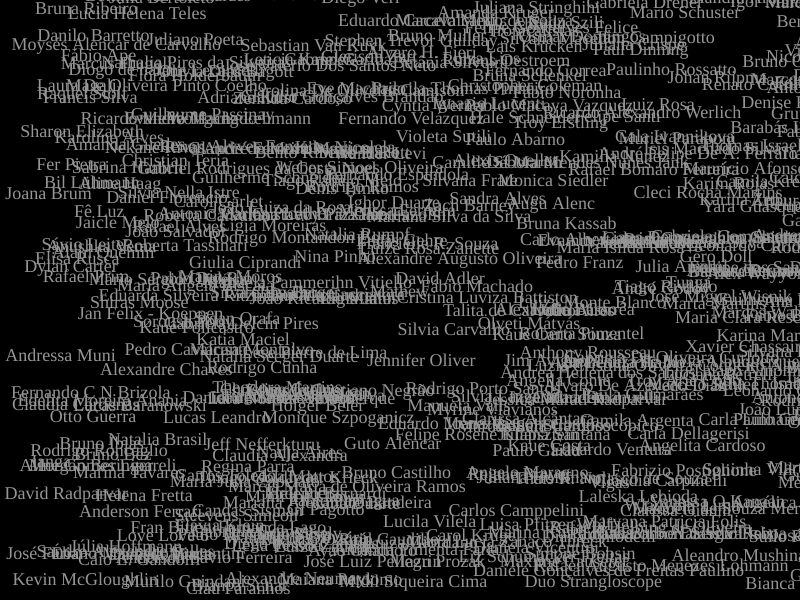
Frame 1 (no input)
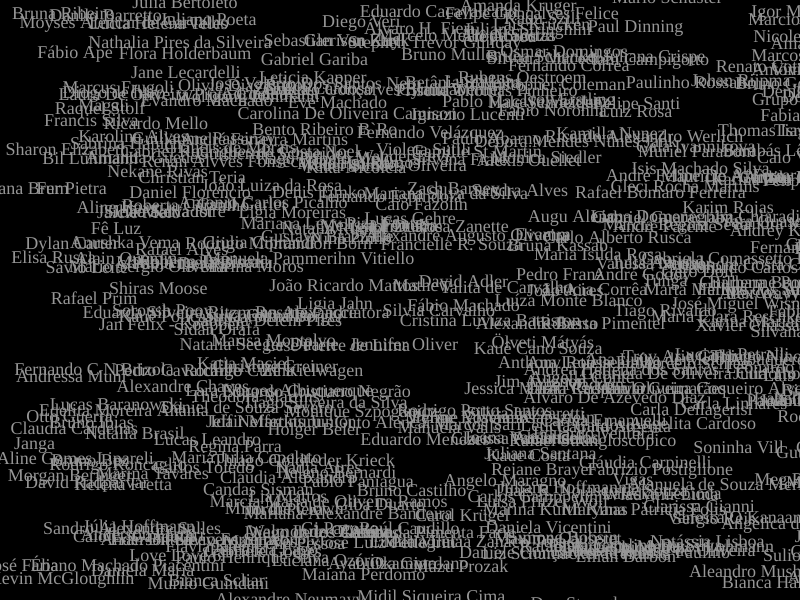
Frame 60 (no input)
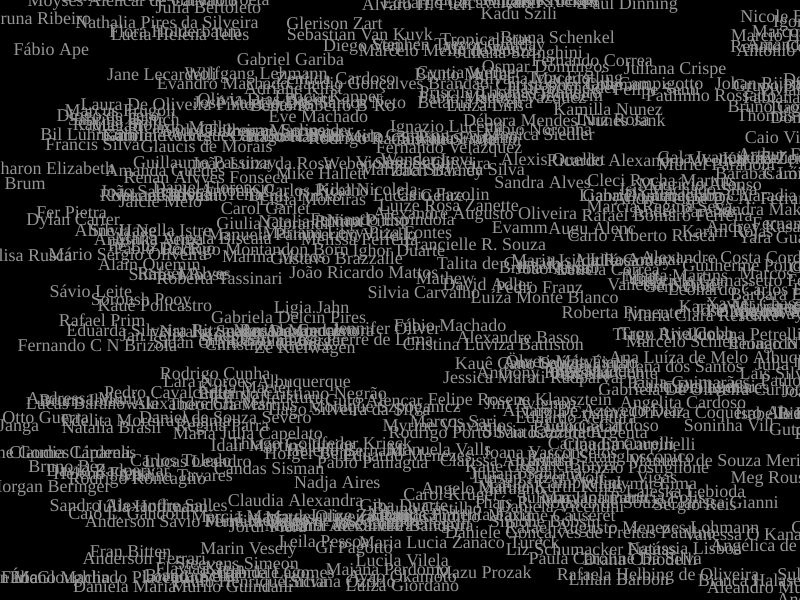
Frame 120 (the mouse pressed at the canvas centre since frame 60)

The p5.js sketch that drew these frames (run headless with seeded random() and noise() and a simulated clock; from frame 60 on, the mouse is pressed at the canvas centre):

// p5.js sketch
// ── sketch.js
const flock = [];

// let alignSlider, cohesionSlider, separationSlider;

var nomes = [
  "Felipe Santi",
  "Adriane Kirst",
  "Alain Quemin",
  "Aleandro Mushina",
  "Alex Wayyorer",
  "Alexandre Augusto Oliveira",
  "Alexandre Basso",
  "Alexandre Chaves",
  "Alexandre Costa Cordeiro",
  "Alexandre Neumayv",
  "Alexis Ouellet",
  "Aline Gomes Lipareli",
  "Aline Haag",
  "Álvaro De Azevedo Diaz",
  "Amanda Domingos",
  "Amanda Guedes",
  "Amanda Kruger",
  "Amanda Pimenta Faria",
  "Ana Letícia Fialho",
  "Ana Luíza de Melo Albuquerque",
  "Ana Paula K Soares",
  "Anderson Ferrari",
  "Anderson Sávio Ferreira",
  "André Felipe De A. Ferraro",
  "André Ferreira Martins",
  "André Godoy",
  "André Parente",
  "Andrea Hellena dos Santos",
  "Andreía Corazzini",
  "Andressa Muni",
  "Andrey Kasay",
  "Angélica de Moraes",
  "Angelita Cardoso",
  "Angella Conte",
  "Angelo Maragno",
  "Anthony Rousseau",
  "Antonella Iamariulli",
  "Antonio Bandeira",
  "Antonio Carlos Picalho",
  "Anushka Vema",
  "Arthur F Flores Duarte",
  "Augu Alenc",
  "Ayao Okamoto",
  "Barabás Lőrinc",
  "Beatriz Ribeiro Gomes",
  "Benedito Costa",
  "Bento Ribeiro B`Ro",
  "Betânia Silveira",
  "Bettina Vaz Guimarães",
  "Bianca Halaseh",
  "Bianca Scliar",
  "Bianca Tomaselli",
  "Bil Lühmann",
  "Bruna Kassab",
  "Bruna Ribeiro",
  "Bruna Schenkel",
  "Bruno Bez",
  "Bruno Castilho",
  "Bruno Gondim Luna",
  "Bruno Ibias",
  "Bruno Muller",
  "Caio Fazolin",
  "Caio L. Gandolfi",
  "Caio Villa de Lima",
  "Camila Argenta",
  "Camila Kressin",
  "Camille St Martin",
  "Candas Sisman",
  "Carina Emanuelli",
  "Carla Dellagerisi",
  "Carla Linhares",
  "Carlo Alberto Rusca",
  "Carlos Camppelini",
  "Carlos Toledo",
  "Carol Garlet",
  "Carol Krügel",
  "Carolina Berger",
  "Carolina De Oliveira Camison",
  "Christian Teria",
  "Christine Greiner",
  "Christopher Coleman",
  "Clarissa Alcântara",
  "Clarissa Gianni",
  "Clau Paranhos",
  "Claudia Alexandra",
  "Claudia Cárdenas",
  "Cláudia Carpinelli",
  "Cláudio Gonçalves Brandão",
  "Cleci Rocha Martins",
  "Alê Abreu",
  "Álvaro H. Fieri",
  "Conrado Buhrer",
  "Cristina Luviza Battiston",
  "Cyntia Werner",
  "Daniel de Souza Severo",
  "Daniel Florencio",
  "Daniela Maria",
  "Daniela Vicentini",
  "Daniele Gonçalves de Freitas Paulino",
  "Danilo Barretto",
  "David Adler",
  "David Radparvar",
  "Débora Mendes Nunes Jank",
  "Denis Timko",
  "Denise Rogenski Raizel",
  "Diana Chiodelli",
  "Diego de los Campos",
  "Diego Veri",
  "Diogo de haro",
  "Bárbara Brum",
  "Dominique Kaplowtiz",
  "Douglas Everton Etges",
  "Duo Strangloscope",
  "Dylan Carter",
  "Ébano Machado Piacentini",
  "Edelita Moreira Anania",
  "Eduarda Silveira Ritzmann Alexandre",
  "Eduardo Cacavalcanti",
  "Eduardo Cristiano Negrão",
  "Eduardo Menezes",
  "Eduardo Ventura",
  "Elisa Rusca",
  "Evamm",
  "Evandro Carreira",
  "Evandro Machado",
  "Eve Machado",
  "Fabiana Wielewicki",
  "Fábio Ape",
  "Fabio Berger",
  "Fábio Machado",
  "Fábio Noronha",
  "Fabrizio Postiglione",
  "Fê Luz",
  "Felipe Bassi",
  "Felipe Gonçalves Felice",
  "Felipe Mesquita",
  "Felipe Rosene Klapsztein",
  "Fellipe dos Santos",
  "Fer Pietra",
  "Fernanda Lago",
  "Fernanda Valadares",
  "Fernando C N Brizola",
  "Fernando Correa",
  "Fernando Espíndola",
  "Fernando Velázquez",
  "Flávia Klein",
  "Flora Holderbaum",
  "Fran Bitten",
  "Francielle R. Souza",
  "Francine Goudel",
  "Francis Silva",
  "Gabriel Carvalho",
  "Gabriel Gariba",
  "Gabriel Guaraciaba",
  "Gabriel Rodrigues da Costa Noel",
  "Gabriela Cabral",
  "Gabriela Comassetto Fernandez",
  "Gabriela De Oliveira Curlotto",
  "Gabriela Delcin Pires",
  "Gabriela Dreher",
  "Gabriele Gomes",
  "Gala Ivannikova",
  "Gero Doll",
  "Gi Pagotto",
  "Giba Duarte",
  "Giulia Ciprandi",
  "Glaucis de Morais",
  "Glerison Zart",
  "Grupo Borra",
  "Guilherme Polidoro",
  "Guilherme Schneider",
  "Guillaume Passinay",
  "Gustavo Brazzalle",
  "Guto Alencar",
  "Guto Lacaz",
  "Hale Schneider",
  "Helena Fretta",
  "Heleno Bernardi",
  "Holger Beier",
  "Iam Campigotto",
  "Idair Martins Junior",
  "Ighor Duarte",
  "Ignazio Lucenti",
  "Igor Minatto",
  "Inge Madden",
  "Isabelle Prates Cordeiro Bhering",
  "Isis Machado Silva",
  "Jaicle Melo",
  "Jan Felix - Koeppen",
  "Jane Lecardelli",
  "Janga",
  "Jeff Nefferkturu",
  "Jennifer Oliver",
  "Jessica Marati Radparvar",
  "Jim Avignon",
  "Joana Brum",
  "Joana Vasconcelos",
  "João Aires",
  "João Luiza da Rosa",
  "João Lurdaros",
  "João Ricardo Mattos",
  "João Salvador",
  "Johan Rijpma",
  "Jordi Piera",
  "José Carlos Rovai Filho",
  "José Faria",
  "José Luiz Pellegrin",
  "José Miguel Wisnik",
  "José Valério Dos Santos Neto",
  "Julia Amaral",
  "Julia Bertoleto",
  "Júlia Hoffmann",
  "Júlia Thomé",
  "Juliana Crispe",
  "Juliana Hoffmann",
  "Juliana Santana",
  "Juliana Stringhini",
  "Juliano Poeta",
  "Kadu Szili",
  "Kamilla Nunez",
  "Karim Rojas",
  "Karina Mariane Apolinario Negrão",
  "Karina Zen",
  "Karoline Alves",
  "Katia Maciel",
  "Kauê Cano Souza",
  "Kaue Costa",
  "Kauê Policastro",
  "Kevin McGloughlin",
  "Kika Nicolela",
  "Laïs Krücken",
  "Lais Silveira Santos",
  "Laleska Lebioda",
  "Lara Noroes Albuquerque",
  "Laura De Oliveira Pinto Coelho",
  "Leila Pessoa",
  "Leonardo Carlos Penna",
  "Leonardo Ostan",
  "Lese Pierre de Lima",
  "Letícia Cardoso",
  "Leticia Corrêa",
  "Leticia Kapper",
  "Lia Mattos",
  "Liana Domeneghim Chiaradia",
  "Liandra Araujo Resner",
  "Ligia Jahn",
  "Ligia Moreiras",
  "Lilian Barbon",
  "Liz Schumacker Freitas",
  "Love Love 6",
  "Lucas Baranowski",
  "Lucas Gehre",
  "Lucas Leandro",
  "Lucia Helena Teles",
  "Luciana Ozório",
  "Luciana Petrelli",
  "Lucila Vilela",
  "Luisa Pfitzer Wolf",
  "Luiz Rosa",
  "Luiza Lins",
  "Luiza Giordano",
  "Luíza Monte Blanco",
  "Luize Rosa Zanette",
  "Luize Zanette",
  "Luzia Cristina Oliveira Coqueiro Alves",
  "Magali",
  "Maiana Perdomo",
  "Manuela de Souza Merigo",
  "Manuela Pammerihn Vitiello",
  "Manuela Valls",
  "Marcelo Mello de Souza",
  "Marcelo Schlee",
  "Márcia Maria de Oliveira Ramos",
  "Marcia Regina Seva",
  "Marcio H Mota",
  "Marcos Sari",
  "Marcos Serafim",
  "Marcos Valinio de Castro Junior",
  "Marcos Walickosky",
  "Marcus Frugoli",
  "Maria Angela Biscaia",
  "Maria Clara Reschke",
  "Maria Isilda Rosa",
  "Maria Julia Capelato",
  "Maria Lucia Zanaco Tureck",
  "Mariana Alexandre Bandeira",
  "Mariana Levy Piza Fontes",
  "Mariana Silva da Silva",
  "Marin Vesely",
  "Marina Kurth Kinas",
  "Marina Moros",
  "Marina Tavares",
  "Mario Schuster",
  "Mário Sérgio Oliveira",
  "Marisa Montalvo",
  "Marta Machado",
  "Marta Martins",
  "Maryana Patricia Folis",
  "Mathew",
  "Maurício Afonso",
  "Maxime Causeret",
  "Mazu Prozak",
  "Meg Rousenque",
  "Melissa Ferreira",
  "Midil Siqueira Cima",
  "Mike Hallett",
  "Mimi the Clown",
  "Monica Siedler",
  "Monique Szpoganicz",
  "Morgan Beringer",
  "Moysés Alencar de Carvalho",
  "Muriel Paraboni",
  "Murilo Guindani",
  "Myrine Vlavianos",
  "Nadja Aires",
  "Natalia Brasil",
  "Natalia Rumpf",
  "Natalia Seeger Duarte",
  "Natássia Lisboa",
  "Nathalia Pires da Silveira",
  "Nekane Rivas",
  "Nicole Byer",
  "Nina Pinho",
  "Octávio Brandão Richter",
  "Olivia Dias Bagott",
  "Ölveti Mátyás",
  "Osmar Domingos",
  "Otto Guerra",
  "Pablo Del Rio",
  "Pablo Macaya Vazquez",
  "Pablo Paniagua",
  "Paul Dinning",
  "Paula Caroline Da Silva",
  "Paula Guimarães",
  "Pauli Cakes",
  "Paulinho Rossatto",
  "Paulo Abarno",
  "Paulo Gaiad",
  "Paulo Greuel",
  "Paulo Henrique Silva",
  "Pedro Cavalcante",
  "Pedro Franz",
  "Priscila Thomas Pinheiro",
  "Rafael Alves",
  "Rafael Augusto Menezes Lohmann",
  "Rafael Bomaro Ferreira",
  "Rafael Prim",
  "Rafael Strangloscópico",
  "Rafaela Helbing de Oliveira",
  "Raquel Stolf",
  "Raúl Caudillo",
  "Regina Parra",
  "Rejane Brayer",
  "Renan Alvves Fonseca",
  "Renato Cotrin Maciel",
  "Ricardo Alexandro Werlich",
  "Ricardo Mello",
  "Roberta Carvalho",
  "Roberta Pimentel",
  "Roberta Tassinari",
  "Rodrigo Braga",
  "Rodrigo Cunha",
  "Rodrigo Montandon Born",
  "Rodrigo Perez",
  "Rodrigo Porto Santos",
  "Rodrigo Ramos",
  "Rodrigo Roncaglio",
  "Rosana Cacciatora",
  "Rubens Oestroem",
  "Sabrina Hanich",
  "Sandra Alves",
  "Sandra Makowiecky",
  "Sandro Alexandre Salles",
  "Sávio Leite",
  "Sebastian Van Kuyk",
  "Sergio Reis",
  "Sharon Elizabeth",
  "Shiras Moose",
  "Sidan Orafa",
  "Silva Carvalho",
  "Silvana Frate",
  "Silvana Leal",
  "Silvana Macedo",
  "Silvia Carvalho",
  "Silvia Lazzaretti",
  "Silvia Nella Istre",
  "Simone Bobsin",
  "Soninha Vill",
  "Soroush Pooy",
  "Steevens Simeon",
  "Stephen Trevor Guilday",
  "Sulio Rovai Neto",
  "Talita de Carvalho",
  "Teresa Siewerdt",
  "Thaís R. Nolasco de Souza",
  "Theodora Martins",
  "Thiago Goldfeder Krieck",
  "Thiago Ninomiya",
  "Thomas Israel",
  "Tiago Brizolara",
  "Tiago Rabelo Melo",
  "Tiago Rivaldo",
  "Tiago Silveira da Silva",
  "Tropicalistas",
  "Troy Arie Cobb",
  "Troy Erstling",
  "Tunga",
  "Vanessa Neuber",
  "Vanessa O Kanaan",
  "Vigas",
  "Violeta Sutili",
  "Viviana Lopes Bagé",
  "Walmor de Oliveira",
  "Wander Levi",
  "Weber Simoes Oliveira",
  "Wladymir Lima",
  "Wolfgang Lehmann",
  "Xavier Chassaing",
  "Yara Guasque",
  "Zach Barney",
  "Zé Kielwagen",
  "Zenilda Cardoso"
];

function setup() {
  createCanvas(displayWidth, displayHeight);
  // alignSlider = createSlider(0, 2, 1.5, 0.1);
  // cohesionSlider = createSlider(0, 2, 1, 0.1);
  // separationSlider = createSlider(0, 2, 2, 0.1);
  for (let i = 0; i < nomes.length; i++) {
    flock.push(new Boid(nomes[i]));
  }
}

function draw() {
  background(0);
  textFont("Montserrat");
  textSize(18);
  fill("rgba(255, 255, 255, 1)");
  // opacity(0.5);
  for (let boid of flock) {
    boid.edges();
    boid.flock(flock);
    boid.update();
    boid.show();
  }
}

// ── boid.js
class Boid {
  constructor(_nome) {
    this.position = createVector(random(width), random(height));
    this.velocity = p5.Vector.random2D();
    this.velocity.setMag(random(2, 4));
    this.acceleration = createVector();
    this.maxForce = 0.0;
    this.maxSpeed = 0.4;
    this.nome = _nome;
    this.r = random(255);
    this.g = random(255);
    this.b = random(255);
  }

  edges() {
    if (this.position.x > width + 400) {
      this.position.x = 0;
    } else if (this.position.x < -400) {
      this.position.x = width;
    }
    if (this.position.y > height + 50) {
      this.position.y = 0;
    } else if (this.position.y < -50) {
      this.position.y = height;
    }
  }

  align(boids) {
    let perceptionRadius = 25;
    let steering = createVector();
    let total = 0;
    for (let other of boids) {
      let d = dist(
        this.position.x,
        this.position.y,
        other.position.x,
        other.position.y
      );
      if (other != this && d < perceptionRadius) {
        steering.add(other.velocity);
        total++;
      }
    }
    if (total > 0) {
      steering.div(total);
      steering.setMag(this.maxSpeed);
      steering.sub(this.velocity);
      steering.limit(this.maxForce);
    }
    return steering;
  }

  separation(boids) {
    let perceptionRadius = 70;
    let steering = createVector();
    let total = 0;
    for (let other of boids) {
      let d = dist(
        this.position.x,
        this.position.y,
        other.position.x,
        other.position.y
      );
      if (other != this && d < perceptionRadius) {
        let diff = p5.Vector.sub(this.position, other.position);
        diff.div(d * d);
        steering.add(diff);
        total++;
      }
    }
    if (total > 0) {
      steering.div(total);
      steering.setMag(this.maxSpeed);
      steering.sub(this.velocity);
      steering.limit(this.maxForce);
    }
    return steering;
  }

  cohesion(boids) {
    let perceptionRadius = 50;
    let steering = createVector();
    let total = 0;
    for (let other of boids) {
      let d = dist(
        this.position.x,
        this.position.y,
        other.position.x,
        other.position.y
      );
      if (other != this && d < perceptionRadius) {
        steering.add(other.position);
        total++;
      }
    }
    if (total > 0) {
      steering.div(total);
      steering.sub(this.position);
      steering.setMag(this.maxSpeed);
      steering.sub(this.velocity);
      steering.limit(this.maxForce);
    }
    return steering;
  }

  flock(boids) {
    let alignment = this.align(boids);
    let cohesion = this.cohesion(boids);
    let separation = this.separation(boids);

    // alignment.mult(alignSlider.value());
    // cohesion.mult(cohesionSlider.value());
    // separation.mult(separationSlider.value());

    this.acceleration.add(alignment);
    this.acceleration.add(cohesion);
    this.acceleration.add(separation);
  }

  update() {
    this.position.add(this.velocity);
    this.velocity.add(this.acceleration);
    this.velocity.limit(this.maxSpeed);
    this.acceleration.mult(0);
  }

  show() {
    //Diff selected name from others

    textStyle(NORMAL);
    fill(150, 150, 150);
    textSize(18);
    text(this.nome, this.position.x, this.position.y);
  }
}
